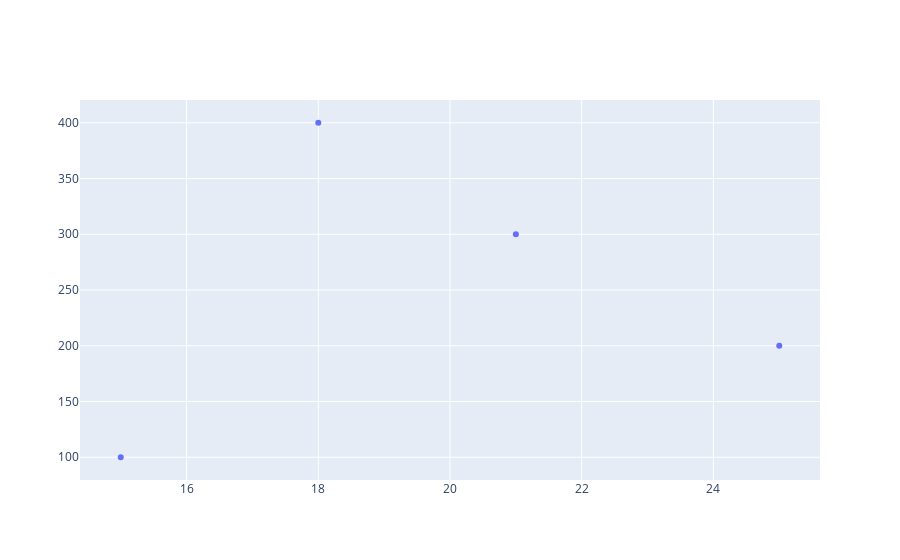

Write notebook code for a chart like this one.
### Markdown cell above
## Scatter plot

### Code cell
trace = go.Scatter(x = [15, 18, 21, 25], y = [100, 400, 300, 200], mode='markers')

data = [trace]

offline.iplot(data)

### Figure 1 — Plotly figure (JSON) as saved in the notebook; plotly's stock layout.template omitted (floating-point values rounded to 4 significant figures)
{"data": [{"mode": "markers", "type": "scatter", "x": [15, 18, 21, 25], "y": [100, 400, 300, 200]}], "layout": {}}
